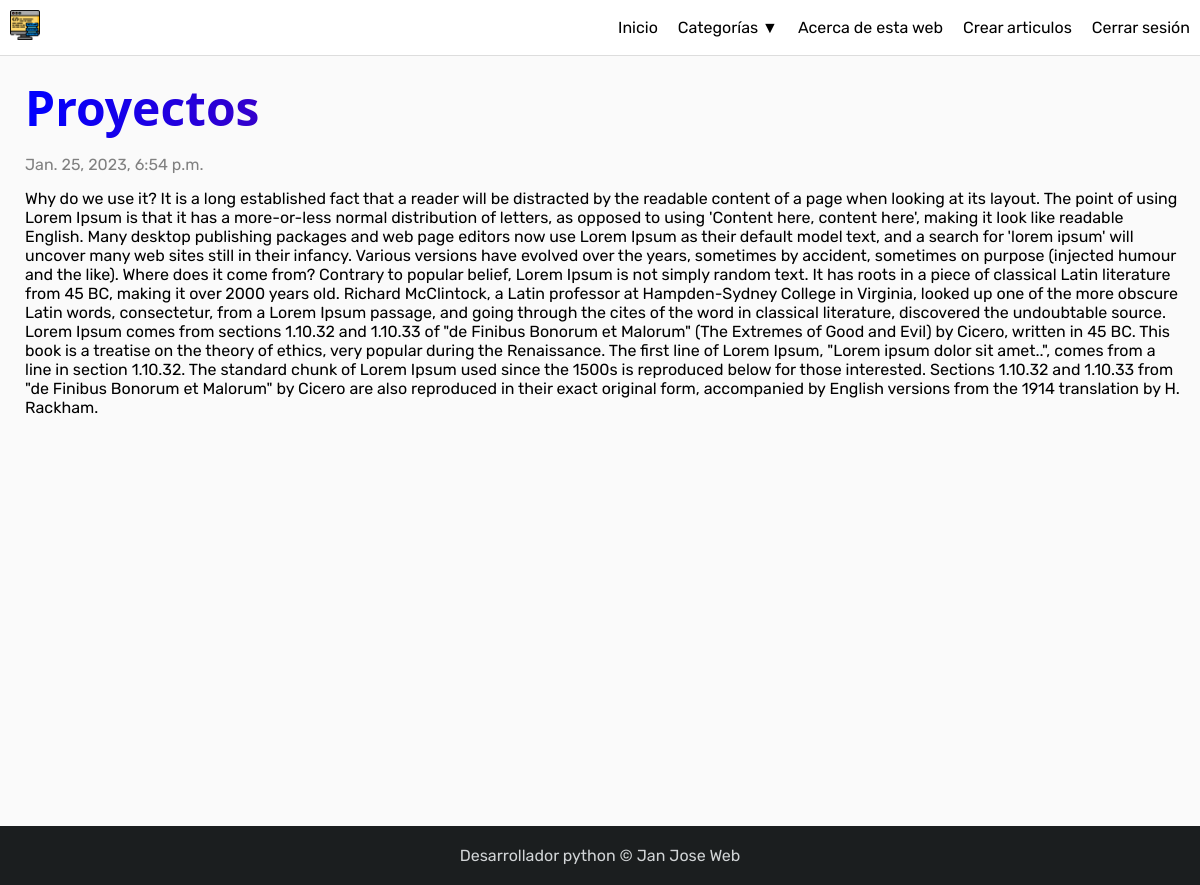
Page /projects/pagina/projects (signed in) on the committed database.
### pages/models.py (models this page shows, shortened)
class Page(models.Model):
    title = models.CharField(max_length=50, verbose_name="Titulo")
    content = models.TextField(verbose_name="Contenido")
    slug = models.CharField(unique=True, max_length=150, verbose_name="URL amigagle")
    order = models.IntegerField(default=1 ,verbose_name="Orden")
    visible = models.BooleanField(verbose_name="Visible?")
    created_at = models.DateTimeField(auto_now_add=True, verbose_name="Creado el")
    updated_at = models.DateTimeField(auto_now=True, verbose_name="Actualizado el")
    class Meta:
        verbose_name = "Pagina"
        verbose_name_plural = "Paginas"

### pages/views.py (the view)
# urls.py: path('pagina/<str:slug>', pages.views.page, name='page'),
@login_required(login_url=('login'))
def page(request, slug):
    page = Page.objects.get(slug=slug)
    return render(request,"pages/page.html",{
        'page': page,
    })

### blog/processors.py (called while the page is built)
def get_categories(request):
    categories_in_use = Article.objects.filter(public=True).values_list('categories', flat=True)
    categories = Category.objects.filter(id__in=categories_in_use).values_list('id', 'name')
    return{
        'categories': categories,
        'categories_in_use': categories_in_use,
    }

### pages/context_processors.py (called while the page is built)
def get_pages(request):
    pages = Page.objects.filter(visible=True).order_by('order').values_list('id', 'title', 'slug')
    return{
        'pages': pages
    }

### pages/templates/pages/page.html (shortened to what this page needs)
{% extends 'pagina/layout.html' %}
{% block content %}
    <h1 class="title">{{page.title}}</h1>
    <span class='date'>{{page.created_at}}</span>
    <p class='content'>
        {{page.content|safe}}
    </p>
{% endblock%}

### MainApp/static/pagina.css (style rules this page uses)
:root { color-scheme: light dark; --color-web: #168AFD; }
* { margin: 0; padding: 0; font-family: 'Rubik', sans-serif; scroll-behavior: smooth; }
body { background-color: var(--background-color); position: relative; padding-bottom: 65px; min-height: 100vh; }
.title { font-size: 30px; margin-bottom: 10px; margin-top: 35px; background: #ccc; background: linear-gradient(90deg, blue, red); font-family: system-ui; font-size: 3rem; -webkit-text-fill-color: transparent; -webkit-background-clip: text; background-clip: text; }
.date { display: block; margin-top: 15px; margin-bottom: 15px; color: gray; }
p { word-wrap: break-word; word-break: break-word; }

### MainApp/static/pagina-light.css (style rules this page uses)
:root { --background-color: #FAFAFA; --border: 1px solid #ddd; --background-color-box: #f2f2f2; --background-color-box-users: #eae9e9; --header-color: white; --color: black; }

### MainApp/static/pagina-dark.css (style rules this page uses)
:root { --background-color: #000000; --border: 1px solid rgb(47, 51, 54); --background-color-box: #16181C; --background-color-box-users: #16181C; --header-color: #000000; --color: white; }

### rows in the picture
Page: title "Proyectos", created_at "Jan. 25, 2023, 6:54 p.m.", content "Why do we use it? It is a long established fact that a reader will be distracted by the readable content of a page when looking at its layout. The point of using Lorem Ipsum is that it has a more-or-less normal distribution of letters, as opposed to using 'Content here, content here', making it look like readable English. Many desktop publishing packages and web page editors now use Lorem Ipsum as their default model text, and a search for 'lorem ipsum' will uncover many web sites still in their infancy. Various versions have evolved over the years, sometimes by accident, sometimes on purpose (injected humour and the like). Where does it come from? Contrary to popular belief, Lorem Ipsum is…"
